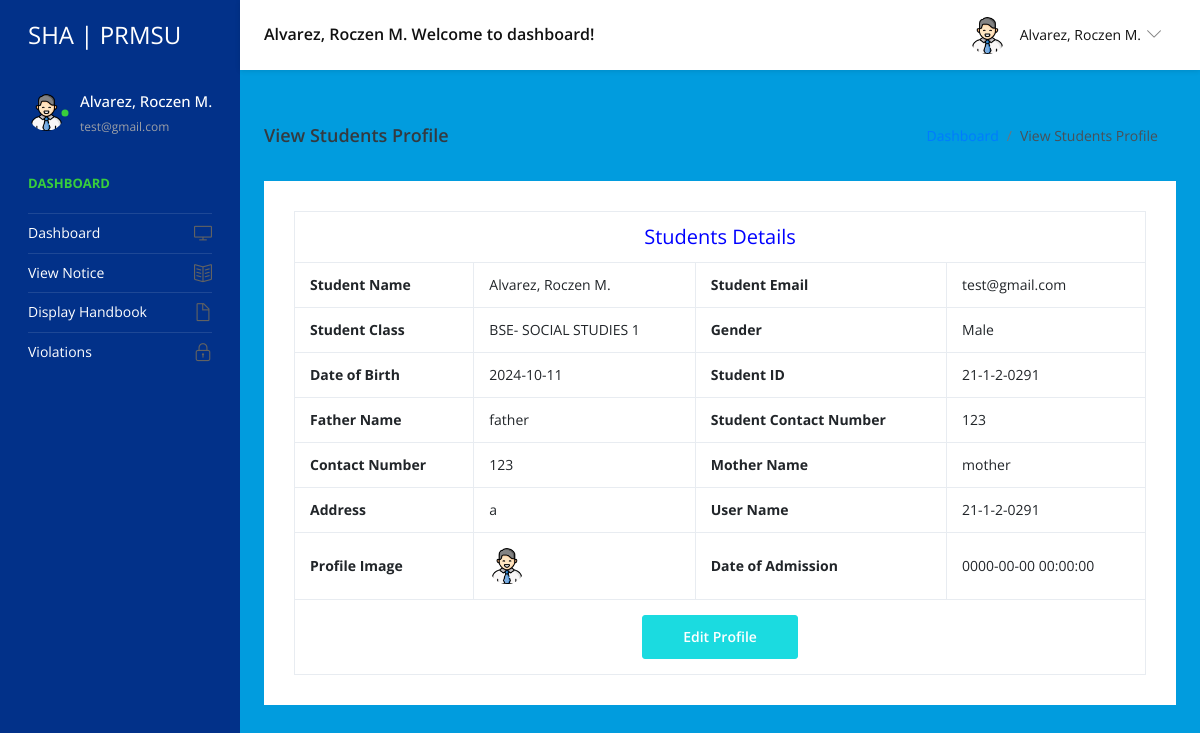
Before: /user/student-profile.php (signed in) with the older database file.
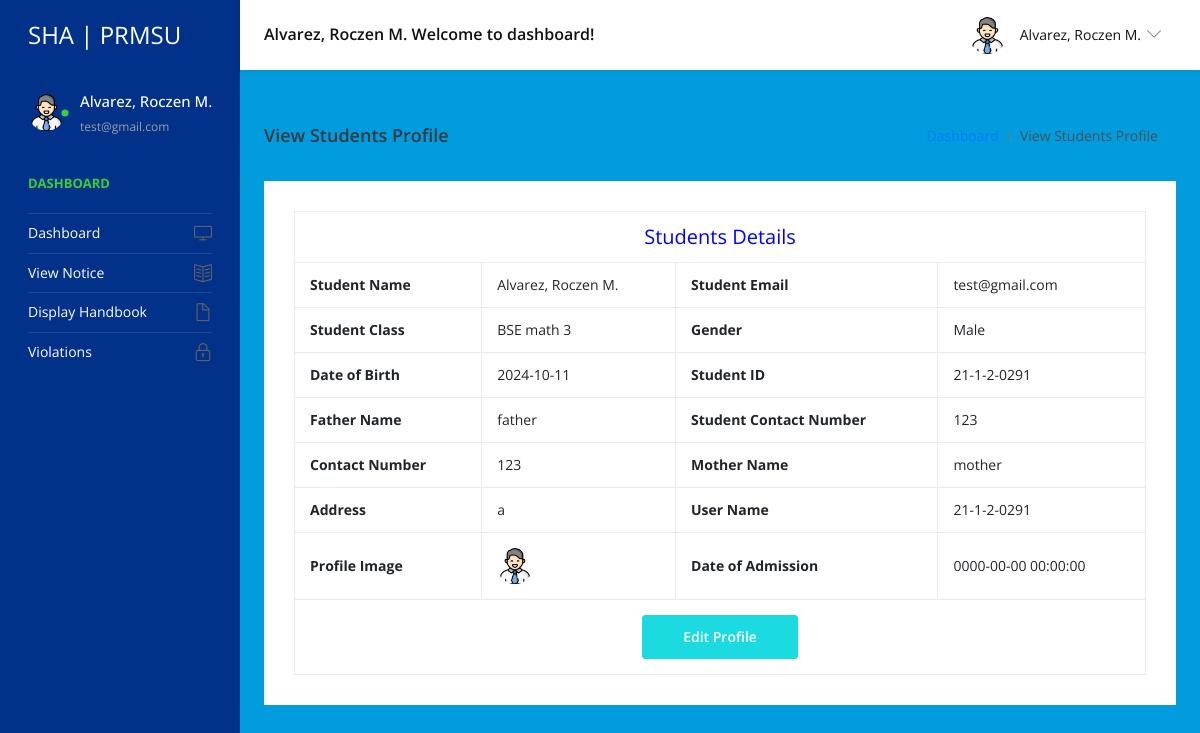
After: the same page with the newer database file.
### tables this page shows
CREATE TABLE `tblstudent` (
  `ID` int(10) NOT NULL,
  `StudentName` varchar(200) DEFAULT NULL,
  `StudentEmail` varchar(200) DEFAULT NULL,
  `StudentClass` varchar(100) DEFAULT NULL,
  `Gender` varchar(50) DEFAULT NULL,
  `DOB` date DEFAULT NULL,
  `StuID` varchar(200) DEFAULT NULL,
  `FatherName` mediumtext DEFAULT NULL,
  `MotherName` mediumtext DEFAULT NULL,
  `ContactNumber` bigint(10) DEFAULT NULL,
  `AltenateNumber` bigint(10) DEFAULT NULL,
  `Address` mediumtext DEFAULT NULL,
  `UserName` varchar(200) DEFAULT NULL,
  `Password` varchar(200) DEFAULT NULL,
  `Image` varchar(200) DEFAULT NULL,
  `DateofAdmission` timestamp NULL DEFAULT current_timestamp(),
  `verify` int(11) NOT NULL,
  `isReading` tinyint(1) NOT NULL,
  `last_seen` datetime DEFAULT current_timestamp()
);

CREATE TABLE `tblclass` (
  `ID` int(5) NOT NULL,
  `ClassName` varchar(50) DEFAULT NULL,
  `Section` varchar(20) DEFAULT NULL,
  `CreationDate` timestamp NULL DEFAULT current_timestamp()
);

### user/student-profile.php (the view, shortened to what the changed rows need)
<?php
include('includes/dbconnection.php');
if (strlen($_SESSION['sturecmsstuid'] == 0)) {
  header('location:logout.php');
} else {
  ?>
  <!DOCTYPE html>
  <html lang="en">
  <head>
    <link rel="stylesheet" href="vendors/simple-line-icons/css/simple-line-icons.css">
    <link rel="stylesheet" href="vendors/flag-icon-css/css/flag-icon.min.css">
    <link rel="stylesheet" href="vendors/css/vendor.bundle.base.css">
    <link rel="stylesheet" href="vendors/select2/select2.min.css">
    <link rel="stylesheet" href="vendors/select2-bootstrap-theme/select2-bootstrap.min.css">
    <link rel="stylesheet" href="css/style.css" />
  </head>
  <body>
    <div class="container-scroller">
      <?php include_once('includes/header.php'); ?>
      <div class="container-fluid page-body-wrapper">
        <?php include_once('includes/sidebar.php'); ?>
        <div class="main-panel">
          <div class="content-wrapper">
            <div class="row">
              <div class="col-12 grid-margin stretch-card">
                <div class="card">
                  <div class="card-body">
                    <table border="1" class="table table-bordered mg-b-0">
                      <?php
                      $sid = $_SESSION['sturecmsstuid'];
                      $sql = "SELECT tblstudent.StudentName, tblstudent.StudentEmail, tblstudent.StudentClass, tblstudent.Gender, tblstudent.DOB, tblstudent.StuID, tblstudent.FatherName, tblstudent.MotherName, tblstudent.ContactNumber, tblstudent.AltenateNumber, tblstudent.Address, tblstudent.UserName, tblstudent.Password, tblstudent.Image, tblstudent.DateofAdmission, tblclass.ClassName, tblclass.Section
          FROM tblstudent
          JOIN tblclass ON tblclass.ID = tblstudent.StudentClass
          WHERE tblstudent.StuID = :sid";
                      $query = $dbh->prepare($sql);
                      $query->bindParam(':sid', $sid, PDO::PARAM_STR);
                      $query->execute();
                      $results = $query->fetchAll(PDO::FETCH_OBJ);
                      if ($query->rowCount() > 0) {
                        foreach ($results as $row) { ?>
                          <tr align="center" class="table-warning">
                            <td colspan="4" style="font-size:20px;color:blue">Students Details</td>
                          </tr>
                          <tr class="table-info">
                            <th>Student Name</th>
                            <td><?php echo $row->StudentName; ?></td>
                            <th>Student Email</th>
                            <td><?php echo $row->StudentEmail; ?></td>
                          </tr>
                          <tr class="table-warning">
                            <th>Student Class</th>
                            <td><?php echo $row->ClassName; ?>       <?php echo $row->Section; ?></td>
                            <th>Gender</th>
                            <td><?php echo $row->Gender; ?></td>
                          </tr>
                          <tr class="table-danger">
                            <th>Date of Birth</th>
                            <td><?php echo $row->DOB; ?></td>
                            <th>Student ID</th>
                            <td><?php echo $row->StuID; ?></td>
                          </tr>
                          <tr class="table-success">
                            <th>Father Name</th>
                            <td><?php echo $row->FatherName; ?></td>
                            <th>Student Contact Number</th>
                            <td><?php echo $row->AltenateNumber; ?></td>
                          </tr>
                          <tr class="table-primary">
                            <th>Contact Number</th>
                            <td><?php echo $row->ContactNumber; ?></td>
                            <th>Mother Name</th>
                            <td><?php echo $row->MotherName; ?></td>
                          </tr>
                          <tr class="table-progress">
                            <th>Address</th>
                            <td><?php echo $row->Address; ?></td>
                            <th>User Name</th>
                            <td><?php echo $row->UserName; ?></td>
                          </tr>
                          <tr class="table-info">
                            <th>Profile Image</th>
                            <td><img src="../admin/images/<?php echo $row->Image; ?>" width="100" height="100"></td>
                            <th>Date of Admission</th>
                            <td><?php echo $row->DateofAdmission; ?></td>
                          </tr>
                          <tr>
                            <td colspan="4" class="text-center">
                              <button class="btn btn-primary" data-toggle="modal" data-target="#editModal"
                                data-id="<?php echo $row->StuID; ?>" data-name="<?php echo $row->StudentName; ?>"
                                data-email="<?php echo $row->StudentEmail; ?>" data-class="<?php echo $row->StudentClass; ?>"
                                data-gender="<?php echo $row->Gender; ?>" data-dob="<?php echo $row->DOB; ?>"
                                data-father="<?php echo $row->FatherName; ?>" data-mother="<?php echo $row->MotherName; ?>"
                                data-contact="<?php echo $row->ContactNumber; ?>"
                                data-alternate="<?php echo $row->AltenateNumber; ?>"
                                data-address="<?php echo $row->Address; ?>" data-username="<?php echo $row->UserName; ?>"
                                data-dateofadmission="<?php echo $row->DateofAdmission; ?>">Edit Profile</button>
                            </td>
                          </tr>
                          <?php
                        }
                      }
                      ?>
                    </table>
                  </div>
                </div>
              </div>
            </div>
          </div>
        </div>
      </div>
    </div>
  </body>
  </html>
<?php } ?>

### user/includes/header.php (shortened to what the changed rows need)
<nav class="navbar default-layout-navbar col-lg-12 col-12 p-0 fixed-top d-flex flex-row">
  <?php
  $uid = $_SESSION['sturecmsuid'];
  $sql = "SELECT * from tblstudent where ID=:uid";
  $query = $dbh->prepare($sql);
  $query->bindParam(':uid', $uid, PDO::PARAM_STR);
  $query->execute();
  $results = $query->fetchAll(PDO::FETCH_OBJ);
  if ($query->rowCount() > 0) {
    foreach ($results as $row) { ?>
      <div class="navbar-menu-wrapper d-flex align-items-center flex-grow-1">
        <h5 class="mb-0 font-weight-medium d-none d-lg-flex"><?php echo ($row->StudentName); ?> Welcome to
          dashboard!</h5>
        <ul class="navbar-nav navbar-nav-right ml-auto">
          <li class="nav-item dropdown d-none d-xl-inline-flex user-dropdown">
            <a class="nav-link dropdown-toggle" id="UserDropdown" href="#" data-toggle="dropdown" aria-expanded="false">
              <img class="img-xs rounded-circle ml-2" src="../admin/images/<?php echo ($row->Image); ?>"
                alt="Profile image"> <span class="font-weight-normal"> <?php echo ($row->StudentName); ?> </span></a>
                <?php $cnt = $cnt + 1;
    }
  } ?>
      </li>
    </ul>
  </div>
</nav>

### user/includes/sidebar.php (shortened to what the changed rows need)
<nav class="sidebar sidebar-offcanvas" id="sidebar">
  <ul class="nav">
    <li class="nav-item nav-profile">
      <a href="#" class="nav-link">
        <?php
        $uid = $_SESSION['sturecmsuid'];
        $sql = "SELECT * from tblstudent where ID=:uid";
        $query = $dbh->prepare($sql);
        $query->bindParam(':uid', $uid, PDO::PARAM_STR);
        $query->execute();
        $results = $query->fetchAll(PDO::FETCH_OBJ);
        $cnt = 1;
        if ($query->rowCount() > 0) {
          foreach ($results as $row) { ?>
            <div class="profile-image">
              <img class="img-xs rounded-circle" src="../admin/images/<?php echo ($row->Image); ?>" alt="profile image">
              <div class="dot-indicator bg-success"></div>
            </div>
            <div class="text-wrapper">
              <p class="profile-name"><?php echo ($row->StudentName); ?></p>
              <p class="designation"><?php echo ($row->StudentEmail); ?></p><?php $cnt = $cnt + 1;
          }
        } ?>
        </div>
      </a>
    </li>
  </ul>
</nav>

Changed rows visible on the page:
changed tblstudent "Alvarez, Roczen M.": tblclass.ClassName "BSE- SOCIAL STUDIES" → "BSE math"; tblclass.Section "1" → "3"
